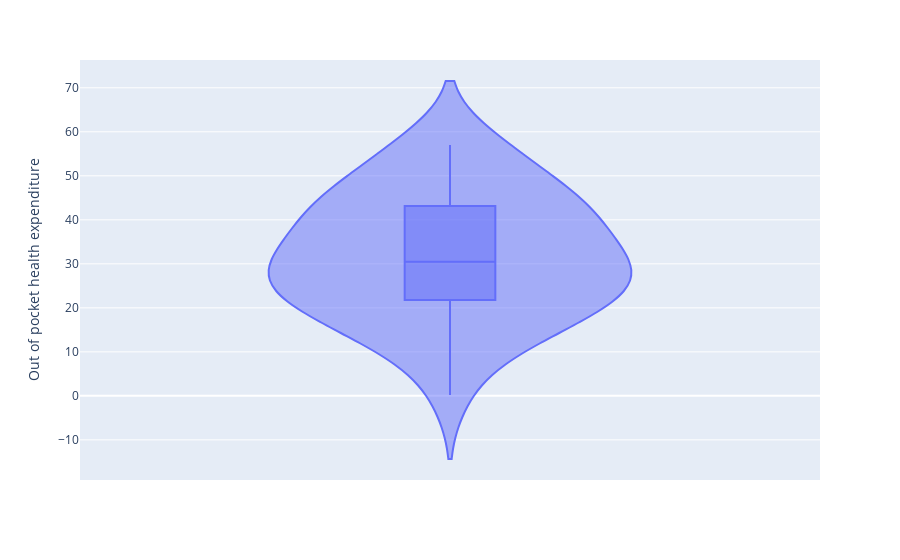

This figure's notebook cell:
### Code cell
df_america=world[world['Continent']=='America']
fig=px.violin(data_frame=df_america, y='Out of pocket health expenditure', box=True)
fig

### Figure 1 — Plotly figure (JSON) as saved in the notebook; plotly's stock layout.template omitted (floating-point values rounded to 4 significant figures)
{"data": [{"alignmentgroup": "True", "box": {"visible": true}, "hovertemplate": "Out of pocket health expenditure=%{y}<extra></extra>", "legendgroup": "", "marker": {"color": "#636efa"}, "name": "", "offsetgroup": "", "orientation": "v", "scalegroup": "True", "showlegend": false, "type": "violin", "x0": " ", "xaxis": "x", "y": [24.3, 17.6, 27.8, 45.2, 22.7, 25.9, 28.3, 14.6, 32.2, 18.3, 21.5, null, 28.4, 43.7, 43.7, 27.9, 57, 55.8, 40.5, 36.3, 49.1, 23.7, 0.2, 41.4, 36, 30.5, 36.5, 30.9, 56.6, 48.4, 21.4, 10.1, 37.3, 11.1, 16.2, 45.8], "y0": " ", "yaxis": "y"}], "layout": {"legend": {"tracegroupgap": 0}, "margin": {"t": 60}, "violinmode": "group", "xaxis": {"anchor": "y", "domain": [0, 1]}, "yaxis": {"anchor": "x", "domain": [0, 1], "title": {"text": "Out of pocket health expenditure"}}}}
